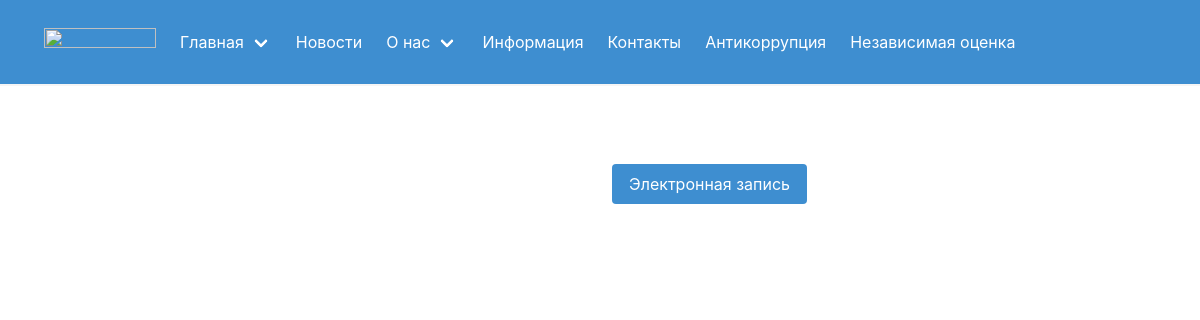
The page /category/8 on the database its author committed.
### app/models.py (models this page shows, shortened)
class Menu(models.Model):
    title = models.CharField('Название', max_length=200)
    slug = models.SlugField(blank=True, null=True, unique=True)
    order = models.PositiveSmallIntegerField('Порядок')
    ext_link = models.URLField('Внешняя ссылка', null=True, blank=True)
    parent = models.ForeignKey('Menu', verbose_name='Родительский раздел', on_delete=models.SET_NULL, null=True,
                               blank=True)
    class Meta:
        ordering = 'order',
        verbose_name = 'Раздел меню'
        verbose_name_plural = 'Разделы меню'

### app/views.py (the view)
# urls.py: path('category/<int:pk>', views.category, name='category'),
def category(request, pk):
    cat = Menu.objects.get(pk=pk)
    if cat.slug == 'news':
        return news(request)
    elif cat.slug == 'index':
        return index(request)
    template = 'app/index.html'
    context = {
        'title': 'Заголовок',
        'content': 'Содержимое' + str(pk),
    }
    return render(request, template, context)

### app/templatetags/menu.py (called while the page is built)
@register.simple_tag
def main_menu(filter=None):
    return Menu.objects.filter(parent=filter)

### app/templates/app/index.html (shortened to what this page needs)
{% extends 'base.html' %}
{% block content %}
<div class="columns is-centered">
    <div class="column is-12 has-text-centered">
    </div>
</div>
<div class="columns is-centered">
    <div class="column is-6">
    </div>
    <div class="column is-6">
        <div><a class="button is-info mt-2" href="">Электронная запись</a></div>
    </div>
</div>
{% endblock %}

### templates/inc/navbar.html (shortened to what this page needs)
{% load menu %}
<nav class="navbar is-info is-spaced has-shadow" role="navigation" aria-label="main navigation">
  <div class="navbar-brand">
    <a class="navbar-item" href="{% url 'app:index' %}">
      <img src="https://bulma.io/images/bulma-logo.png" width="112" height="28">
    </a>
  </div>
  <div id="navbarBasicExample" class="navbar-menu">
    <div class="navbar-start">
      {% main_menu as items %}
      {% for item in items %}
      {% main_menu item.pk as subitems %}
      {% if subitems %}<div class="navbar-item has-dropdown is-hoverable">{% endif %}
      <a class="{% if subitems %}navbar-link{% else %}navbar-item{% endif %}" href="{% url 'app:category' pk=item.pk %}">
        {{ item.title }}
      </a>
      {% if subitems %}</div>{% endif %}
      {% endfor %}
    </div>
  </div>
</nav>

### rows shown on the page
Menu: title "Главная"
Menu: title "Новости"
Menu: title "О нас"
Menu: title "Информация"
Menu: title "Контакты"
Menu: title "Антикоррупция"
Menu: title "Независимая оценка"
